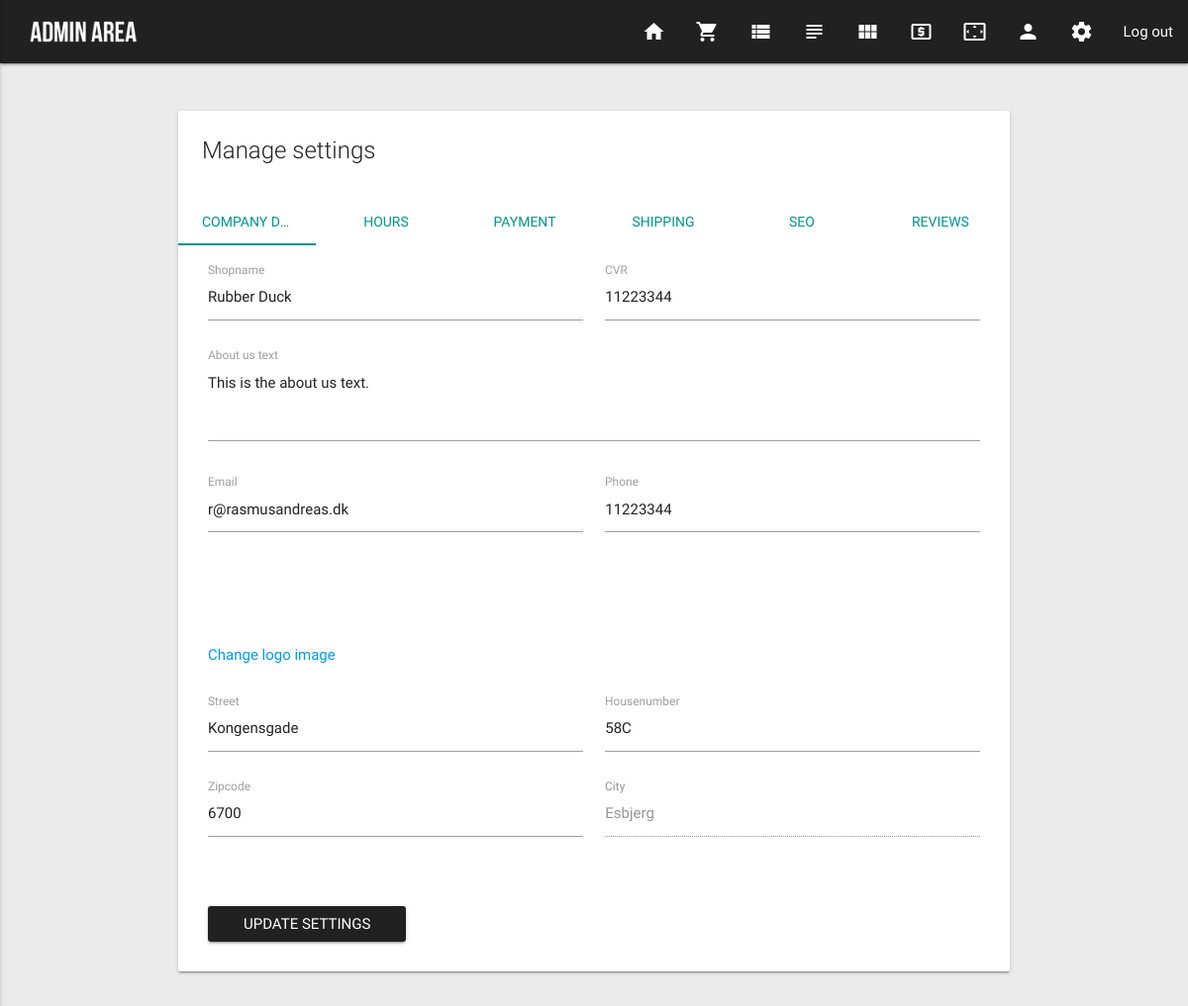
The page /admin/manage-settings.php (signed in) on the database its author committed.
### tables this page shows
CREATE TABLE BasicPageInfo (
  CVR int NOT NULL PRIMARY KEY,
  LogoURL varchar(255) NOT NULL,
  ShopName varchar(255) NOT NULL,
  AboutUsText TEXT NULL,
  Email varchar(255) NULL,
  Phone int NULL,
  Street varchar(255) NULL,
  HouseNumber varchar(255) NULL,
  StripeToken varchar(255) NULL,
  ProductsSeoTitle varchar(255) NULL,
  ProductsMetaDescription varchar(255) NULL,
  BlogSeoTitle varchar(255) NULL,
  BlogMetaDescription varchar(255) NULL,
  ContactSeoTitle varchar(255) NULL,
  ContactMetaDescription varchar(255) NULL,
  HomeSeoTitle varchar(255) NULL,
  HomeMetaDescription varchar(255) NULL,
  ZipCode int(20) NOT NULL  
);

CREATE TABLE ZipCode (
    ZipCode int(20) NOT NULL PRIMARY KEY,
    City varchar(255)
);

### admin/class/Settings.php (called while the page is built, shortened)
<?php
class Settings {
  function getBasicPageInfo() {
    try {
      $conn = DB::connect();
      $handle = $conn->prepare("SELECT * FROM BasicPageInfo");
      $handle->execute();
      $result = $handle->fetchAll( \PDO::FETCH_ASSOC );
      return $result[0];
    }
    catch(\PDOException $ex) {
      print($ex->getMessage());
    }
  }
  function getCity($zip) {
    try {
      $conn = DB::connect();
      $zip = Security::secureString($zip);
      $query = "SELECT City FROM ZipCode WHERE ZipCode = :ZipCode";
      $handle = $conn->prepare($query);
      $handle->bindParam(":ZipCode", $zip);
      $handle->execute();
      $result = $handle->fetchAll( \PDO::FETCH_ASSOC );
      return $result[0]["City"];
    }
    catch(\PDOException $ex) {
      print($ex->getMessage());
    }
  }
}

### admin/class/Security.php (called while the page is built)
<?php
class Security {
  static function secureString($input) {
    $nohtml = filter_var($input, FILTER_SANITIZE_STRING);
    $trimmed = trim($nohtml);
    return $trimmed;
  }
}

### admin/includes/partials/company-details.php
<div class="row">
  <div class="input-field col s6">
    <input id="ShopName" type="text" name="ShopName" class="validate" <?php if(isset($info["ShopName"])) echo "value='" . $info["ShopName"] . "'"; ?>>
    <label for="ShopName">Shopname</label>
  </div>
  <div class="input-field col s6">
    <input id="CVR" type="number" name="CVR" class="validate" <?php if(isset($info["CVR"])) echo "value='" . $info["CVR"] . "'"; ?>>
    <label for="CVR">CVR</label>
  </div>
</div>
<div class="row">
  <div class="input-field col s12">
    <textarea id="AboutUsText" name="AboutUsText" class="materialize-textarea"><?php if(isset($info["AboutUsText"])) echo $info["AboutUsText"]; ?></textarea>
    <label for="AboutUsText">About us text</label>
  </div>
</div>
<div class="row">
  <div class="input-field col s6">
    <input id="Email" type="Email" name="Email" class="validate" <?php if(isset($info["Email"])) echo "value='" . $info["Email"] . "'"; ?>>
    <label for="Email">Email</label>
  </div>
  <div class="input-field col s6">
    <input id="Phone" type="number" name="Phone" class="validate" <?php if(isset($info["Phone"])) echo "value='" . $info["Phone"] . "'"; ?>>
    <label for="Phone">Phone</label>
  </div>
</div>
<div class="row">
  <div class="col s6">
    <?php if(isset($info["LogoURL"]) && !empty($info["LogoURL"])): ?>
      <img style="width: 120px; height: auto;" src="<?php echo $info["LogoURL"]; ?>" alt="Logo">
      <p style="margin-bottom: 20px;"><a href="gallery.php?logo=true">Change logo image</a></p>
    <?php else: ?>
      <p style="margin-bottom: 20px;"><a href="gallery.php?logo=true">Add logo image</a></p>
    <?php endif; ?>
  </div>
</div>
<div class="row">
  <div class="input-field col s6">
    <input id="Street" type="text" name="Street" class="validate" <?php if(isset($info["Street"])) echo "value='" . $info["Street"] . "'"; ?>>
    <label for="Street">Street</label>
  </div>
  <div class="input-field col s6">
    <input id="HouseNumber" type="text" name="HouseNumber" class="validate" <?php if(isset($info["HouseNumber"])) echo "value='" . $info["HouseNumber"] . "'"; ?>>
    <label for="HouseNumber">Housenumber</label>
  </div>
</div>
<div class="row">
  <div class="input-field col s6">
    <input id="ZipCode" type="number" name="ZipCode" onchange="getCity(this.value)" class="validate" <?php if(isset($info["ZipCode"])) echo "value='" . $info["ZipCode"] . "'"; ?> onload="getCity(this.value)">
    <label for="ZipCode">Zipcode</label>
  </div>
  <div class="input-field col s6">
    <?php
      $city = $BasicPageInfo->getCity($info["ZipCode"]);
    ?>
    <input id="City" type="text" name="City" class="validate cityTxt" disabled <?php if(isset($city)) echo "value='" . $city . "'"; ?>>
    <label for="City">City</label>
  </div>
</div>

### css/custom/custom.css (style rules this page uses)
body { position: relative; }
p { margin-bottom: 20px; }
.admin-area { background-color: #EBEBEB; }
.admin-area .input-field { margin-top: 0; }

### rows shown on the page
basicpageinfo: ShopName "Rubber Duck", CVR "11223344", AboutUsText "This is the about us text.", Email "r@rasmusandreas.dk", Phone "11223344", LogoURL (picture), Street "Kongensgade", HouseNumber "58C", ZipCode "6700", City "Esbjerg"
